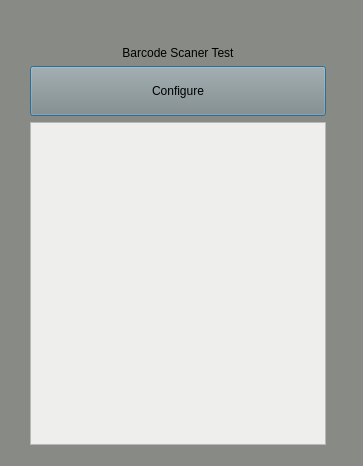
<?xml version="1.0" encoding="UTF-8"?>
<ui version="4.0">
 <class>Dialog</class>
 <widget class="QDialog" name="Dialog">
  <property name="geometry">
   <rect>
    <x>0</x>
    <y>0</y>
    <width>363</width>
    <height>466</height>
   </rect>
  </property>
  <property name="windowTitle">
   <string>Dialog</string>
  </property>
  <property name="styleSheet">
   <string notr="true">background-color: rgb(136, 138, 133);
</string>
  </property>
  <widget class="QWidget" name="layoutWidget">
   <property name="geometry">
    <rect>
     <x>30</x>
     <y>20</y>
     <width>296</width>
     <height>425</height>
    </rect>
   </property>
   <layout class="QGridLayout" name="gridLayout">
    <item row="0" column="0">
     <layout class="QHBoxLayout" name="horizontalLayout_3">
      <item>
       <spacer name="horizontalSpacer_6">
        <property name="orientation">
         <enum>Qt::Horizontal</enum>
        </property>
        <property name="sizeHint" stdset="0">
         <size>
          <width>40</width>
          <height>20</height>
         </size>
        </property>
       </spacer>
      </item>
      <item>
       <widget class="QLabel" name="label">
        <property name="text">
         <string/>
        </property>
        <property name="pixmap">
         <pixmap resource="../resource/resource.qrc">:/pictures/ombori_mini.jpeg</pixmap>
        </property>
       </widget>
      </item>
      <item>
       <spacer name="horizontalSpacer_5">
        <property name="orientation">
         <enum>Qt::Horizontal</enum>
        </property>
        <property name="sizeHint" stdset="0">
         <size>
          <width>40</width>
          <height>20</height>
         </size>
        </property>
       </spacer>
      </item>
     </layout>
    </item>
    <item row="1" column="0">
     <widget class="QLabel" name="label_2">
      <property name="text">
       <string>Barcode Scaner Test</string>
      </property>
      <property name="alignment">
       <set>Qt::AlignCenter</set>
      </property>
     </widget>
    </item>
    <item row="3" column="0">
     <widget class="QTextEdit" name="textEdit">
      <property name="styleSheet">
       <string notr="true">background-color: rgb(238, 238, 236);</string>
      </property>
     </widget>
    </item>
    <item row="2" column="0">
     <widget class="QPushButton" name="BarcodeScannerConfigure_button">
      <property name="sizePolicy">
       <sizepolicy hsizetype="Minimum" vsizetype="Fixed">
        <horstretch>100</horstretch>
        <verstretch>50</verstretch>
       </sizepolicy>
      </property>
      <property name="minimumSize">
       <size>
        <width>100</width>
        <height>50</height>
       </size>
      </property>
      <property name="text">
       <string>Configure</string>
      </property>
     </widget>
    </item>
   </layout>
  </widget>
 </widget>
 <resources>
  <include location="../resource/resource.qrc"/>
  <include location="../../../resource/resource.qrc"/>
 </resources>
 <connections/>
</ui>
